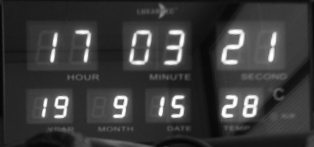
#> input picture samples/crop/14.png, 314 x 147 px, found by its file name
$ python test.py
#> lines starting #> are read from the running program, lines starting #| are printed output that depends on the picture; after the words box and inside, x2 and y2 are one past the last pixel; in counts of white or black regions, pixels touching at a corner belong together
import sys

import numpy as np
import cv2

im = cv2.imread('training_samples/14.png')
#> im is the input picture: shape (147, 314, 3); min 5, max 255, mean 58.9
if im.any() == None: print("\n\nImage not found!\n\n")

gray = cv2.cvtColor(im, cv2.COLOR_BGR2GRAY)
blur = cv2.GaussianBlur(gray, (5, 5), 0)
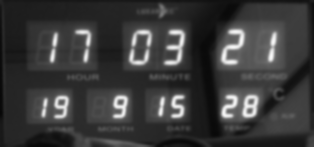
#> blur: shape (147, 314); min 7, max 248, mean 59
thresh = cv2.adaptiveThreshold(blur, 255, 1, 1, 11, 2)
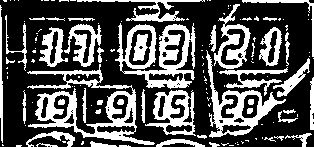
#> thresh: shape (147, 314); 32.9% white; 132 white regions (86 under 20 px), largest, box (x1, y1, x2, y2) and area: (27, 64, 155, 145) 2744, (115, 23, 196, 89) 2274, (206, 50, 286, 138) 1610


cv2.imshow('gray', gray)
cv2.imshow('blur', blur)
#> (the run stopped early here; a loop or call above may not have finished)
